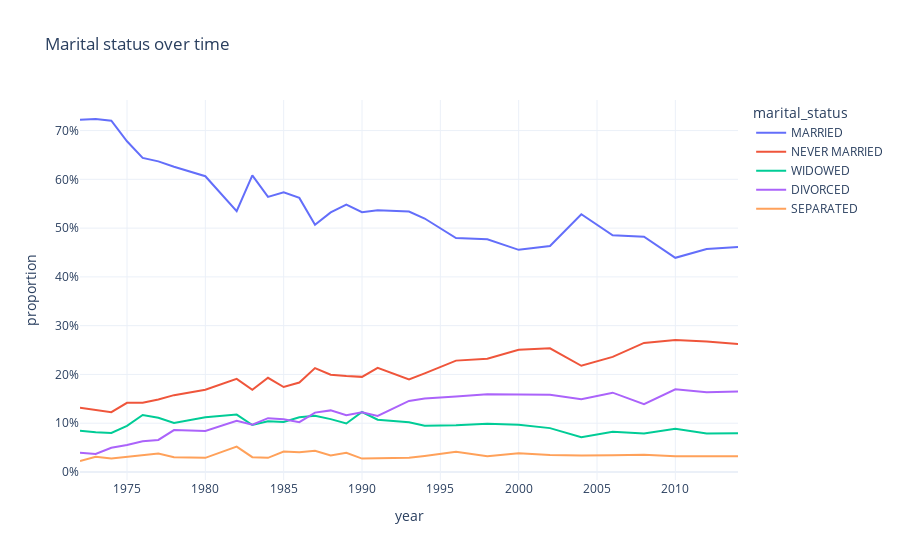

The code cell stored with this chart in its notebook:
### Code cell
# Create a new figure object
fig = px.line(marital_rates,
              x="year",
              y="proportion",
              color="marital_status",
              template="plotly_white",
              title="Marital status over time"
             )

# Update the y-axis to show percentages
fig.update_yaxes(tickformat=".0%")

# Show the plot
fig.show()

### Figure 1 — Plotly figure (JSON) as saved in the notebook; plotly's stock layout.template omitted (floating-point values rounded to 4 significant figures)
{"data": [{"hovertemplate": "marital_status=MARRIED<br>year=%{x}<br>proportion=%{y}<extra></extra>", "legendgroup": "MARRIED", "line": {"color": "#636efa", "dash": "solid"}, "marker": {"symbol": "circle"}, "mode": "lines", "name": "MARRIED", "orientation": "v", "showlegend": true, "type": "scatter", "x": [1972, 1973, 1974, 1975, 1976, 1977, 1978, 1980, 1982, 1983, 1984, 1985, 1986, 1987, 1988, 1989, 1990, 1991, 1993, 1994, 1996, 1998, 2000, 2002, 2004, 2006, 2008, 2010, 2012, 2014], "xaxis": "x", "y": [0.7221, 0.7237, 0.7203, 0.6781, 0.644, 0.6369, 0.6259, 0.6064, 0.5349, 0.6081, 0.5639, 0.5735, 0.5619, 0.5068, 0.5323, 0.548, 0.5325, 0.5365, 0.5341, 0.5197, 0.4796, 0.4772, 0.4554, 0.4632, 0.5283, 0.4851, 0.4825, 0.4391, 0.4572, 0.4612], "yaxis": "y"}, {"hovertemplate": "marital_status=NEVER MARRIED<br>year=%{x}<br>proportion=%{y}<extra></extra>", "legendgroup": "NEVER MARRIED", "line": {"color": "#EF553B", "dash": "solid"}, "marker": {"symbol": "circle"}, "mode": "lines", "name": "NEVER MARRIED", "orientation": "v", "showlegend": true, "type": "scatter", "x": [1972, 1973, 1974, 1975, 1976, 1977, 1978, 1980, 1982, 1983, 1984, 1985, 1986, 1987, 1988, 1989, 1990, 1991, 1993, 1994, 1996, 1998, 2000, 2002, 2004, 2006, 2008, 2010, 2012, 2014], "xaxis": "x", "y": [0.1315, 0.1269, 0.1226, 0.1417, 0.1418, 0.1487, 0.1575, 0.1686, 0.1908, 0.1684, 0.193, 0.1742, 0.1835, 0.2131, 0.1994, 0.1968, 0.195, 0.2133, 0.1895, 0.2023, 0.2283, 0.232, 0.2505, 0.2535, 0.2177, 0.2359, 0.2645, 0.2706, 0.2673, 0.2625], "yaxis": "y"}, {"hovertemplate": "marital_status=WIDOWED<br>year=%{x}<br>proportion=%{y}<extra></extra>", "legendgroup": "WIDOWED", "line": {"color": "#00cc96", "dash": "solid"}, "marker": {"symbol": "circle"}, "mode": "lines", "name": "WIDOWED", "orientation": "v", "showlegend": true, "type": "scatter", "x": [1972, 1973, 1974, 1975, 1976, 1977, 1978, 1980, 1982, 1983, 1984, 1985, 1986, 1987, 1988, 1989, 1990, 1991, 1993, 1994, 1996, 1998, 2000, 2002, 2004, 2006, 2008, 2010, 2012, 2014], "xaxis": "x", "y": [0.08447, 0.08122, 0.08003, 0.09448, 0.1168, 0.111, 0.1006, 0.1122, 0.1176, 0.0963, 0.1038, 0.1024, 0.1122, 0.1151, 0.1083, 0.09944, 0.1229, 0.107, 0.1018, 0.09489, 0.09585, 0.09906, 0.09687, 0.08992, 0.07105, 0.08221, 0.0791, 0.08845, 0.07907, 0.07917], "yaxis": "y"}, {"hovertemplate": "marital_status=DIVORCED<br>year=%{x}<br>proportion=%{y}<extra></extra>", "legendgroup": "DIVORCED", "line": {"color": "#ab63fa", "dash": "solid"}, "marker": {"symbol": "circle"}, "mode": "lines", "name": "DIVORCED", "orientation": "v", "showlegend": true, "type": "scatter", "x": [1972, 1973, 1974, 1975, 1976, 1977, 1978, 1980, 1982, 1983, 1984, 1985, 1986, 1987, 1988, 1989, 1990, 1991, 1993, 1994, 1996, 1998, 2000, 2002, 2004, 2006, 2008, 2010, 2012, 2014], "xaxis": "x", "y": [0.03951, 0.03698, 0.04975, 0.05523, 0.06304, 0.06564, 0.08579, 0.08394, 0.1049, 0.09697, 0.1103, 0.108, 0.1022, 0.1217, 0.1263, 0.1164, 0.1222, 0.1148, 0.1457, 0.1504, 0.1547, 0.1593, 0.159, 0.1585, 0.1493, 0.1626, 0.1388, 0.1696, 0.1635, 0.165], "yaxis": "y"}, {"hovertemplate": "marital_status=SEPARATED<br>year=%{x}<br>proportion=%{y}<extra></extra>", "legendgroup": "SEPARATED", "line": {"color": "#FFA15A", "dash": "solid"}, "marker": {"symbol": "circle"}, "mode": "lines", "name": "SEPARATED", "orientation": "v", "showlegend": true, "type": "scatter", "x": [1972, 1973, 1974, 1975, 1976, 1977, 1978, 1980, 1982, 1983, 1984, 1985, 1986, 1987, 1988, 1989, 1990, 1991, 1993, 1994, 1996, 1998, 2000, 2002, 2004, 2006, 2008, 2010, 2012, 2014], "xaxis": "x", "y": [0.02248, 0.03118, 0.0274, 0.03052, 0.03438, 0.03771, 0.03024, 0.02894, 0.05187, 0.0303, 0.02903, 0.04181, 0.04029, 0.04332, 0.03372, 0.03949, 0.02741, 0.02835, 0.029, 0.03273, 0.04151, 0.03239, 0.03821, 0.03488, 0.03364, 0.03414, 0.0351, 0.03226, 0.03281, 0.03208], "yaxis": "y"}], "layout": {"legend": {"title": {"text": "marital_status"}, "tracegroupgap": 0}, "title": {"text": "Marital status over time"}, "xaxis": {"anchor": "y", "domain": [0, 1], "title": {"text": "year"}}, "yaxis": {"anchor": "x", "domain": [0, 1], "tickformat": ".0%", "title": {"text": "proportion"}}}}
